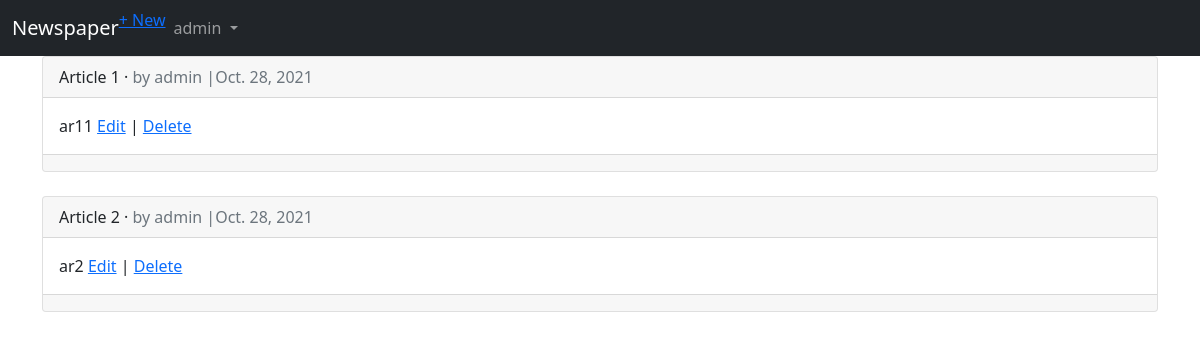
The page /articles/ (signed in) on the database as committed earlier.
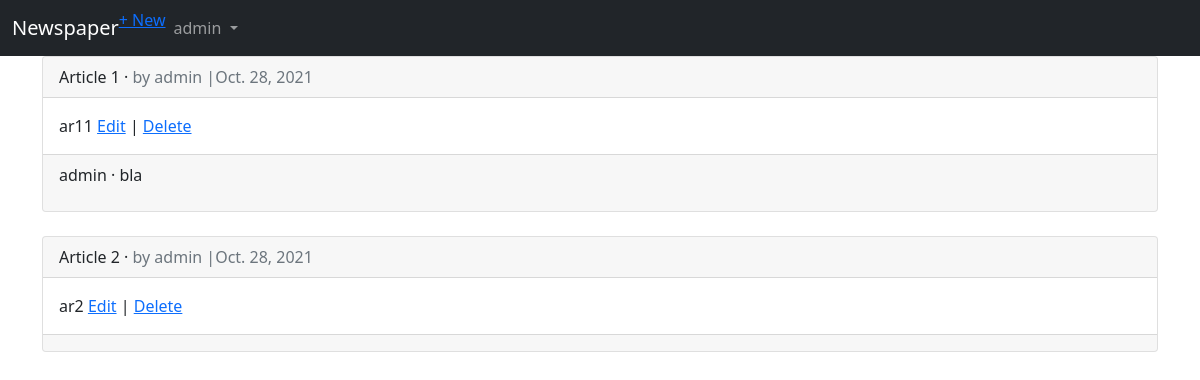
The same page on the database as committed later.
### articles/models.py (models this page shows, shortened)
class Article(models.Model):
  title = models.CharField(max_length=200)
  body = models.TextField()
  date = models.DateField(auto_now_add=True)
  author = models.ForeignKey(
    get_user_model(),
    on_delete = models.CASCADE,
  )

class Comment(models.Model):
  article = models.ForeignKey(Article, on_delete=models.CASCADE,related_name='comments',)
  comment = models.CharField(max_length=140)
  author = models.ForeignKey(
    get_user_model(),
    on_delete = models.CASCADE,
  )
  def __str__(self):
    return self.comment

### accounts/models.py (models this page shows)
class CustomUser(AbstractUser):
  age = models.PositiveIntegerField(null=True, blank=True)

### articles/views.py (the view)
# urls.py: path('', ArticleListView.as_view(), name='article_list'),
class ArticleListView(LoginRequiredMixin, ListView):
  model = Article
  template_name = 'article_list.html'

### templates/article_list.html (shortened to what this page needs)
{% extends 'base.html' %}
{% block content %}
  {% for article in object_list %}
    <div class="card">
      <div class="card-header">
        <span class="font-weight-bold">{{ article.title }}</span> &middot; <span class="text-muted">by {{ article.author }} |{{ article.date }}</span>
      </div>
      <div class="card-body">
        {{ article.body }}
        <a href="{% url 'article_edit' article.pk %}">Edit</a> |
        <a href="{% url 'article_delete' article.pk %}">Delete</a>
      </div>
      <div class="card-footer">
        {% for comment in article.comments.all %}
          <p>
            <span class="font-weight-bold"> {{ comment.author }} &middot;
            </span>
            {{ comment }}
          </p>
        {% endfor %}
      </div>
    </div>
    <br />
  {% endfor %}
{% endblock content %}

Rows that differ between the two databases and show on the page:
added Comment: author "admin", comment "bla", shown under Article "Article 1"
